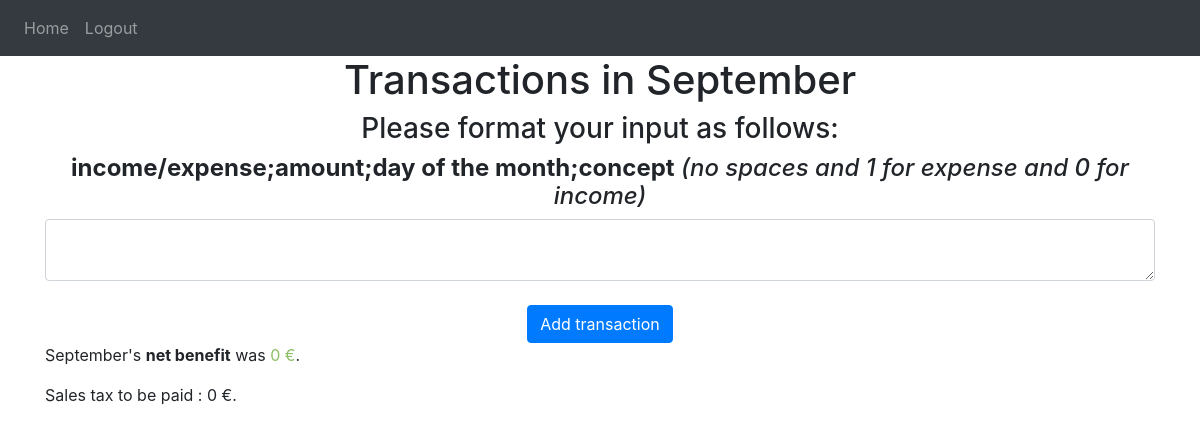
The app's page /month/September (signed in), older data.
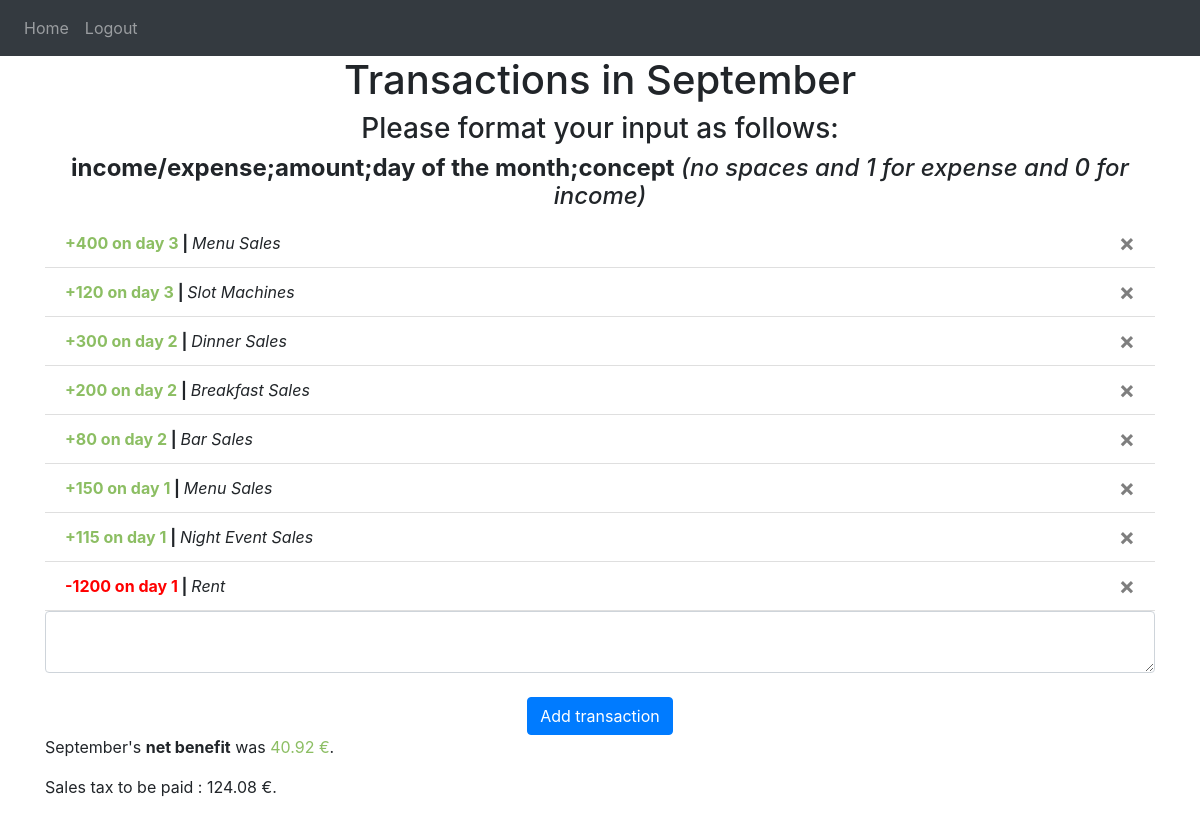
The same page, newer data.
### website/models.py (models this page shows)
class Transaction(db.Model):
    id = db.Column(db.Integer, primary_key=True)
    concept = db.Column(db.String(10000))
    data = db.Column(db.String(10000))
    month = db.Column(db.String(30))
    isExpense = db.Column(db.Boolean)
    amount = db.Column(db.Integer)
    day = db.Column(db.String(3))
    date = db.Column(db.DateTime(timezone=True), default=func.now())
    user_id = db.Column(db.Integer, db.ForeignKey("user.id"))

### website/views.py (the view, shortened to what this page needs)
@views.route("/month/<month>", methods=["GET", "POST"])
@login_required
def month(month):
    return render_template(
        "month.html",
        user=current_user,
        month=month,
        netBenefit=getNetBenefit(user=current_user, month=month),
        transactionList=sortTransactions(user=current_user, month=month),
        monthlyRevenues=getMonthlyRevenues,
        taxAmount=getTaxAmount(user=current_user, month=month),
    )

### website/__init__.py (called while the page is built)
def create_app():
    app = Flask(__name__)
    app.config["SECRET_KEY"] = "owo"
    app.config["SQLALCHEMY_DATABASE_URI"] = f"sqlite:///{DB_NAME}"
    db.init_app(app)
    from .views import views
    from .auth import auth
    app.register_blueprint(views, url_prefix="/")
    app.register_blueprint(auth, url_prefix="/")
    from .models import User, Transaction
    create_database(app)
    login_manager = LoginManager()
    login_manager.login_view = "auth.login"
    login_manager.init_app(app)
    @login_manager.user_loader
    def load_user(id):
        return User.query.get(int(id))
    return app

### website/views.py (called while the page is built)
def getTaxAmount(user, month):
    TaxAmount = 0
    for transaction in user.transactions:
        if transaction.month == month and not transaction.isExpense:
            TaxAmount += round(transaction.amount / 11, 2)
    return TaxAmount

def getNetBenefit(user, month):
    netBenefit = 0
    for transaction in user.transactions:
        if transaction.month == month:
            netBenefit += (1 - 2 * transaction.isExpense) * transaction.amount
    return netBenefit - getTaxAmount(user=user, month=month)

def sortTransactions(user, month):
    transactions = [
        transaction for transaction in user.transactions if transaction.month == month
    ]
    return sorted(
        transactions,
        key=lambda transaction: (
            transaction.day,
            (-1) * transaction.amount if transaction.isExpense else transaction.amount,
        ),
        reverse=True,
    )

### website/templates/month.html (shortened to what this page needs)
{% extends "base.html" %} {% block title %}Home{% endblock %} {% block content
    %}
    <h1 align="center">Transactions in {{month}}</h1>
    <h3 align="center">Please format your input as follows:</h3>
    <h4 align="center"><b>income/expense;amount;day of the month;concept</b> <i>(no spaces and 1 for expense and 0 for income)</i></h4>
    <ul class="list-group list-group-flush" id="transactions">
      {% for transaction in transactionList%}
      <li class="list-group-item">
        {% if transaction.isExpense %}
          {% set message = "-" ~ transaction.amount ~ " on day " ~ transaction.day %}
          <b><span style="color:red">{{ message }}</span>{{" | "}}</b><i>{{transaction.concept}}</i>
        {% else %}
          {% set message = "+" ~ transaction.amount ~ " on day " ~ transaction.day %}
          <b><span style="color:rgba(68, 150, 1, 0.616)">{{ message }}</span>{{" | "}}</b><i>{{transaction.concept}}</i>
        {% endif %}
        {% set dataTuple=[transaction.id, month]%}
        <button type="button" class="close" onClick="deletetransaction( {{dataTuple}} )">
          <span aria-hidden="true">&times;</span>
        </button>
      </li>
      {% endfor %}
    </ul>
    <form method="POST">
      <textarea name="transaction" id="transaction" class="form-control"></textarea>
      <br />
      <div align="center">
        <button id="submitBtn" type="submit" class="btn btn-primary">Add transaction</button>
      </div>
    </form>
    <p>
      {%set netBenefit=netBenefit|round(2) %}
      {% if netBenefit>=0 %}
        {{month+"'s"}} <b>{{"net benefit" }}</b> {{"was "}}<span style="color:rgba(68, 150, 1, 0.616)">{{ netBenefit |string() +" €"}}</span>{{"."}}
      {% else %}
      {{month+"'s"}} <b>{{"net loss"}}</b> {{"was " + (netBenefit | abs)|string() +" €."}}
      {% endif %}
    </p>
    <p>Sales tax to be paid : {{taxAmount|round(2)~" €."}}</p>
    {% endblock %}

### website/templates/base.html (shortened to what this page needs)
<!DOCTYPE HTML>
<html>
    <head>
        <link
        rel="stylesheet"
        href="https://stackpath.bootstrapcdn.com/bootstrap/4.4.1/css/bootstrap.min.css"
      />
      <link
        rel="stylesheet"
        href="https://stackpath.bootstrapcdn.com/font-awesome/4.7.0/css/font-awesome.min.css"
      />
    </head>
    <body>
        <nav class="navbar navbar-expand-lg navbar-dark bg-dark">
            <div class="collapse navbar-collapse" id="navbar">
              <div class="navbar-nav">
                {%if user.is_authenticated%}
                <a class="nav-item nav-link" id="home" href="/">Home</a>
                <a class="nav-item nav-link" id="logout" href="/logout">Logout</a>
                {%else%}
                <a class="nav-item nav-link" id="signUp" href="/sign-up">Sign-Up</a>
                <a class="nav-item nav-link" id="login" href="/login">Login</a>
                {%endif %}
              </div>
            </div>
        </nav>
        <div class="container">{% block content %} {% endblock %}</div>
    </body>
</html>

Row changes from the older to the newer data that the page shows:
added Transaction: message "+400 on day 3", value "|"
added Transaction: message "+120 on day 3", value "|"
added Transaction: message "+300 on day 2", value "|"
added Transaction: message "+200 on day 2", value "|"
added Transaction: message "+80 on day 2", value "|"
added Transaction: message "+150 on day 1", value "|"
added Transaction: message "+115 on day 1", value "|"
added Transaction: message "-1200 on day 1", value "|"
Text that changed along with them:
{{ netBenefit |string() +" €" }}: "0 €" → "40.92 €"
{{ taxAmount|round(2)~" €." }}: "0 €." → "124.08 €."
